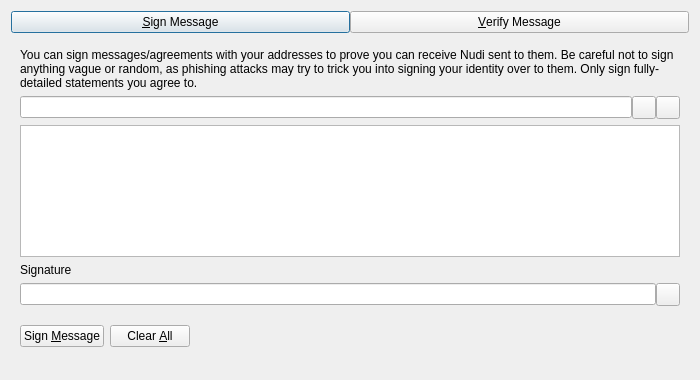
<?xml version="1.0" encoding="UTF-8"?>
<ui version="4.0">
 <class>SignVerifyMessageDialog</class>
 <widget class="QDialog" name="SignVerifyMessageDialog">
  <property name="geometry">
   <rect>
    <x>0</x>
    <y>0</y>
    <width>700</width>
    <height>380</height>
   </rect>
  </property>
  <property name="windowTitle">
   <string>Signatures - Sign / Verify a Message</string>
  </property>
  <property name="modal">
   <bool>true</bool>
  </property>
  <layout class="QVBoxLayout" name="verticalLayout">
   <item>
    <layout class="QHBoxLayout" name="horizontalLayout_Buttons_2">
     <property name="spacing">
      <number>0</number>
     </property>
     <property name="topMargin">
      <number>0</number>
     </property>
     <item>
      <widget class="QPushButton" name="btnSignMessage">
       <property name="text">
        <string>&amp;Sign Message</string>
       </property>
       <property name="checkable">
        <bool>true</bool>
       </property>
      </widget>
     </item>
     <item>
      <widget class="QPushButton" name="btnVerifyMessage">
       <property name="text">
        <string>&amp;Verify Message</string>
       </property>
       <property name="checkable">
        <bool>true</bool>
       </property>
      </widget>
     </item>
    </layout>
   </item>
   <item>
    <widget class="QStackedWidget" name="stackedWidgetSig">
     <property name="minimumSize">
      <size>
       <width>0</width>
       <height>0</height>
      </size>
     </property>
     <property name="currentIndex">
      <number>0</number>
     </property>
     <widget class="QWidget" name="pageSignMessage">
      <layout class="QVBoxLayout" name="verticalLayout_SM">
       <item>
        <widget class="QLabel" name="infoLabel_SM">
         <property name="text">
          <string>You can sign messages/agreements with your addresses to prove you can receive Nudi sent to them. Be careful not to sign anything vague or random, as phishing attacks may try to trick you into signing your identity over to them. Only sign fully-detailed statements you agree to.</string>
         </property>
         <property name="textFormat">
          <enum>Qt::PlainText</enum>
         </property>
         <property name="wordWrap">
          <bool>true</bool>
         </property>
        </widget>
       </item>
       <item>
        <layout class="QHBoxLayout" name="horizontalLayout_1_SM">
         <property name="spacing">
          <number>0</number>
         </property>
         <item>
          <widget class="QValidatedLineEdit" name="addressIn_SM">
           <property name="toolTip">
            <string>The Nudi address to sign the message with</string>
           </property>
          </widget>
         </item>
         <item>
          <widget class="QToolButton" name="addressBookButton_SM">
           <property name="toolTip">
            <string>Choose previously used address</string>
           </property>
           <property name="text">
            <string/>
           </property>
           <property name="shortcut">
            <string>Alt+A</string>
           </property>
          </widget>
         </item>
         <item>
          <widget class="QToolButton" name="pasteButton_SM">
           <property name="toolTip">
            <string>Paste address from clipboard</string>
           </property>
           <property name="text">
            <string/>
           </property>
           <property name="shortcut">
            <string>Alt+P</string>
           </property>
          </widget>
         </item>
        </layout>
       </item>
       <item>
        <widget class="QPlainTextEdit" name="messageIn_SM">
         <property name="toolTip">
          <string>Enter the message you want to sign here</string>
         </property>
        </widget>
       </item>
       <item>
        <widget class="QLabel" name="signatureLabel_SM">
         <property name="text">
          <string>Signature</string>
         </property>
         <property name="textFormat">
          <enum>Qt::PlainText</enum>
         </property>
        </widget>
       </item>
       <item>
        <layout class="QHBoxLayout" name="horizontalLayout_2_SM">
         <property name="spacing">
          <number>0</number>
         </property>
         <item>
          <widget class="QLineEdit" name="signatureOut_SM">
           <property name="readOnly">
            <bool>true</bool>
           </property>
          </widget>
         </item>
         <item>
          <widget class="QToolButton" name="copySignatureButton_SM">
           <property name="toolTip">
            <string>Copy the current signature to the system clipboard</string>
           </property>
           <property name="text">
            <string/>
           </property>
          </widget>
         </item>
        </layout>
       </item>
       <item>
        <layout class="QHBoxLayout" name="horizontalLayout_3_SM">
         <item>
          <widget class="QPushButton" name="signMessageButton_SM">
           <property name="toolTip">
            <string>Sign the message to prove you own this Nudi address</string>
           </property>
           <property name="text">
            <string>Sign &amp;Message</string>
           </property>
           <property name="autoDefault">
            <bool>false</bool>
           </property>
          </widget>
         </item>
         <item>
          <widget class="QPushButton" name="clearButton_SM">
           <property name="toolTip">
            <string>Reset all sign message fields</string>
           </property>
           <property name="text">
            <string>Clear &amp;All</string>
           </property>
           <property name="autoDefault">
            <bool>false</bool>
           </property>
          </widget>
         </item>
         <item>
          <spacer name="horizontalSpacer_1_SM">
           <property name="orientation">
            <enum>Qt::Horizontal</enum>
           </property>
           <property name="sizeHint" stdset="0">
            <size>
             <width>40</width>
             <height>48</height>
            </size>
           </property>
          </spacer>
         </item>
         <item>
          <widget class="QLabel" name="statusLabel_SM">
           <property name="text">
            <string/>
           </property>
           <property name="wordWrap">
            <bool>true</bool>
           </property>
          </widget>
         </item>
         <item>
          <spacer name="horizontalSpacer_2_SM">
           <property name="orientation">
            <enum>Qt::Horizontal</enum>
           </property>
           <property name="sizeHint" stdset="0">
            <size>
             <width>40</width>
             <height>48</height>
            </size>
           </property>
          </spacer>
         </item>
        </layout>
       </item>
      </layout>
     </widget>
     <widget class="QWidget" name="pageVerifyMessage">
      <layout class="QVBoxLayout" name="verticalLayout_VM">
       <item>
        <widget class="QLabel" name="infoLabel_VM">
         <property name="text">
          <string>Enter the receiver's address, message (ensure you copy line breaks, spaces, tabs, etc. exactly) and signature below to verify the message. Be careful not to read more into the signature than what is in the signed message itself, to avoid being tricked by a man-in-the-middle attack. Note that this only proves the signing party receives with the address, it cannot prove sendership of any transaction!</string>
         </property>
         <property name="textFormat">
          <enum>Qt::PlainText</enum>
         </property>
         <property name="alignment">
          <set>Qt::AlignLeading|Qt::AlignLeft|Qt::AlignTop</set>
         </property>
         <property name="wordWrap">
          <bool>true</bool>
         </property>
        </widget>
       </item>
       <item>
        <layout class="QHBoxLayout" name="horizontalLayout_1_VM">
         <property name="spacing">
          <number>0</number>
         </property>
         <item>
          <widget class="QValidatedLineEdit" name="addressIn_VM">
           <property name="toolTip">
            <string>The Nudi address the message was signed with</string>
           </property>
          </widget>
         </item>
         <item>
          <widget class="QToolButton" name="addressBookButton_VM">
           <property name="toolTip">
            <string>Choose previously used address</string>
           </property>
           <property name="text">
            <string/>
           </property>
           <property name="shortcut">
            <string>Alt+A</string>
           </property>
          </widget>
         </item>
        </layout>
       </item>
       <item>
        <widget class="QPlainTextEdit" name="messageIn_VM"/>
       </item>
       <item>
        <widget class="QValidatedLineEdit" name="signatureIn_VM"/>
       </item>
       <item>
        <layout class="QHBoxLayout" name="horizontalLayout_2_VM">
         <item>
          <widget class="QPushButton" name="verifyMessageButton_VM">
           <property name="toolTip">
            <string>Verify the message to ensure it was signed with the specified Nudi address</string>
           </property>
           <property name="text">
            <string>Verify &amp;Message</string>
           </property>
           <property name="autoDefault">
            <bool>false</bool>
           </property>
          </widget>
         </item>
         <item>
          <widget class="QPushButton" name="clearButton_VM">
           <property name="toolTip">
            <string>Reset all verify message fields</string>
           </property>
           <property name="text">
            <string>Clear &amp;All</string>
           </property>
           <property name="autoDefault">
            <bool>false</bool>
           </property>
          </widget>
         </item>
         <item>
          <spacer name="horizontalSpacer_1_VM">
           <property name="orientation">
            <enum>Qt::Horizontal</enum>
           </property>
           <property name="sizeHint" stdset="0">
            <size>
             <width>40</width>
             <height>48</height>
            </size>
           </property>
          </spacer>
         </item>
         <item>
          <widget class="QLabel" name="statusLabel_VM">
           <property name="text">
            <string/>
           </property>
           <property name="wordWrap">
            <bool>true</bool>
           </property>
          </widget>
         </item>
         <item>
          <spacer name="horizontalSpacer_2_VM">
           <property name="orientation">
            <enum>Qt::Horizontal</enum>
           </property>
           <property name="sizeHint" stdset="0">
            <size>
             <width>40</width>
             <height>48</height>
            </size>
           </property>
          </spacer>
         </item>
        </layout>
       </item>
      </layout>
     </widget>
    </widget>
   </item>
  </layout>
 </widget>
 <customwidgets>
  <customwidget>
   <class>QValidatedLineEdit</class>
   <extends>QLineEdit</extends>
   <header>qt/qvalidatedlineedit.h</header>
  </customwidget>
 </customwidgets>
 <resources>
  <include location="../nudi.qrc"/>
 </resources>
 <connections/>
</ui>
